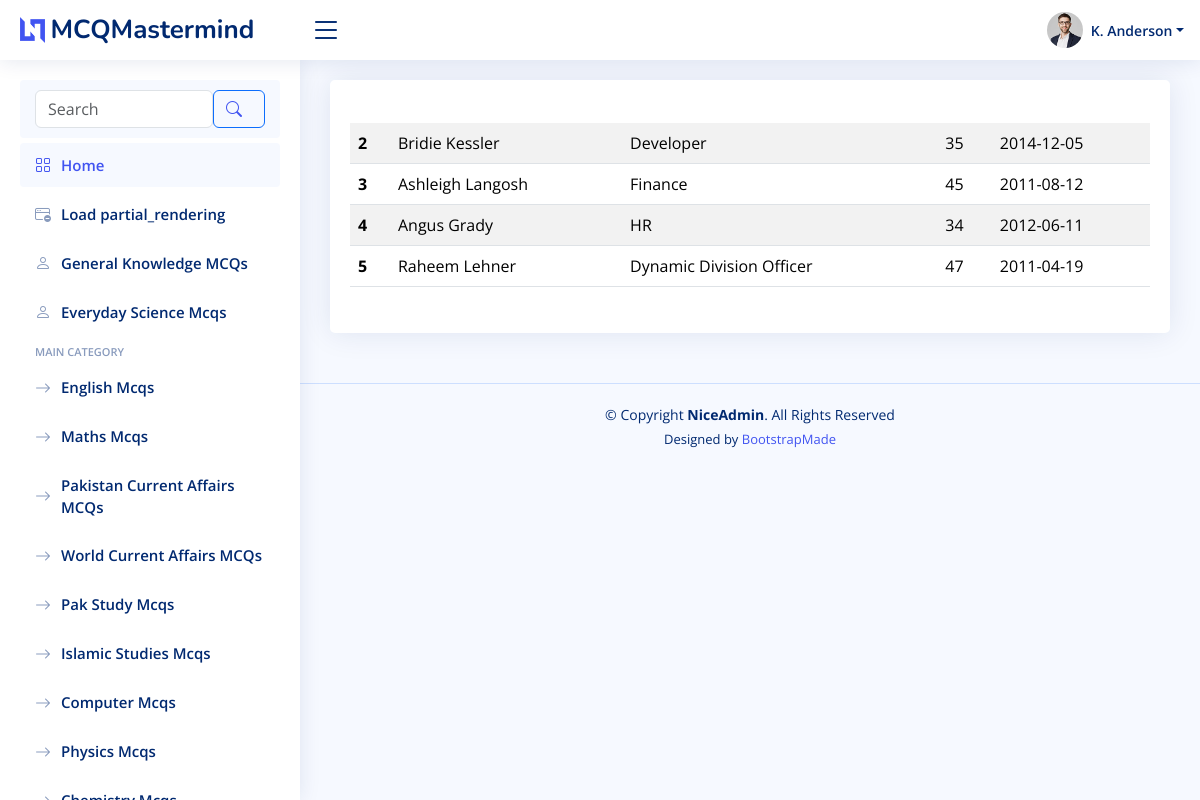
The page / on the database its author committed.
### home/models.py (models this page shows, shortened)
class Category(models.Model):
    name = models.CharField(max_length=100)
    order = models.IntegerField(default=0)
    parent_wbs = models.ForeignKey('Category', on_delete=models.CASCADE, null=True, blank=True, related_name='children')
    created_on = models.DateTimeField(auto_now_add=True)
    created_by = models.IntegerField(blank=True, default=0)

### home/views.py (the view)
# urls.py: path('', views.index, name='dashboard'),
def index(request):
    categories = Category.objects.order_by( 'order')
    context = {
        'parent': '',
        'segment': 'dashboard',
        'categories': categories,
    }
    return render(request, 'index.html', context)

### home/templates/index.html (shortened to what this page needs)
{% extends 'layouts/base.html' %}
{% load static %}
{% block content %}
<section class="section dashboard">
    <div class="row">
        <div class="col-lg-12">
            <div class="row">
                <div class="col-xxl-12 col-md-12">
                    <div class="card info-card sales-card">
                        <div class="card-body">
                            <h5 class="card-title"></h5>
                            <table class="table table-striped">
                                <tbody>
                                <tr>
                                    <th scope="row">2</th>
                                    <td>Bridie Kessler</td>
                                    <td>Developer</td>
                                    <td>35</td>
                                    <td>2014-12-05</td>
                                </tr>
                                <tr>
                                    <th scope="row">3</th>
                                    <td>Ashleigh Langosh</td>
                                    <td>Finance</td>
                                    <td>45</td>
                                    <td>2011-08-12</td>
                                </tr>
                                <tr>
                                    <th scope="row">4</th>
                                    <td>Angus Grady</td>
                                    <td>HR</td>
                                    <td>34</td>
                                    <td>2012-06-11</td>
                                </tr>
                                <tr>
                                    <th scope="row">5</th>
                                    <td>Raheem Lehner</td>
                                    <td>Dynamic Division Officer</td>
                                    <td>47</td>
                                    <td>2011-04-19</td>
                                </tr>
                                </tbody>
                            </table>
                        </div>
                    </div>
                </div>
            </div>
        </div>
    </div>
</section>
{% endblock content %}

### home/templates/layouts/base.html (shortened to what this page needs)
{% load static %}
<!DOCTYPE html>
<html lang="en">
<head>
    <link href="{% static 'vendor/bootstrap/css/bootstrap.min.css' %}" rel="stylesheet">
    <link href="{% static 'vendor/bootstrap-icons/bootstrap-icons.css' %}" rel="stylesheet">
    <link href="{% static 'vendor/boxicons/css/boxicons.min.css' %}" rel="stylesheet">
    <link href="{% static 'vendor/quill/quill.snow.css' %}" rel="stylesheet">
    <link href="{% static 'vendor/quill/quill.bubble.css' %}" rel="stylesheet">
    <link href="{% static 'vendor/remixicon/remixicon.css' %}" rel="stylesheet">
    <link href="{% static 'vendor/simple-datatables/style.css' %}" rel="stylesheet">
    <link href="{% static 'css/style.css' %}" rel="stylesheet">
</head>
<body>
{% block header %}
{% include 'includes/header.html' %}
{% endblock header %}
{% block sidebar %}
{% include 'includes/sidebar.html' %}
{% endblock sidebar %}
<main id="main" class="main">
    {% block content %}
    {% endblock content %}
</main>
{% block footer %}
{% include 'includes/footer.html' %}
{% endblock footer %}
</body>
</html>

### home/templates/includes/header.html (shortened to what this page needs)
{% load static %}
<header id="header" class="header fixed-top d-flex align-items-center">
    <div class="d-flex align-items-center justify-content-between">
        <a href="index.html" class="logo d-flex align-items-center">
            <img src="{% static 'img/logo.png' %}" alt="">
            <span class="d-none d-lg-block">MCQMastermind</span>
        </a>
        <i class="bi bi-list toggle-sidebar-btn"></i>
    </div>
    <nav class="header-nav ms-auto">
        <ul class="d-flex align-items-center">
            <li class="nav-item dropdown pe-3">
                <a class="nav-link nav-profile d-flex align-items-center pe-0" href="#" data-bs-toggle="dropdown">
                    <img src="{% static 'img/profile-img.jpg' %}" alt="Profile" class="rounded-circle">
                    <span class="d-none d-md-block dropdown-toggle ps-2">K. Anderson</span>
                </a>
            </li>
        </ul>
    </nav>
</header>

### home/templates/includes/sidebar.html
<aside id="sidebar" class="sidebar">
    <ul class="sidebar-nav" id="sidebar-nav">
        {% include 'includes/menu-list.html' %}
    </ul>
</aside>

### home/templates/includes/menu-list.html
<li class="nav-item">
    <div class="search-bar nav-link ">
        <form class="search-form d-flex align-items-center" method="POST" action="#">
            <input class="form-control" type="text" name="query" placeholder="Search" title="Enter search keyword">
            <button class="btn btn-outline-primary" type="submit" title="Search"><i class="bi bi-search"></i></button>
        </form>
    </div>
</li>
<li class="nav-item">
    <a class="nav-link " href="{% url 'home:dashboard' %}">
        <i class="bi bi-grid"></i>
        <span>Home</span>
    </a>
</li>
<li class="nav-item">
    <a class="nav-link collapsed" href="{% url 'home:partial_rendering' %}">
        <i class="bi bi-window-dash"></i>
        <span>Load partial_rendering</span>
    </a>
</li>
{% for category in categories %}
{% if not category.parent_wbs %}
{% if category.children.exists %}
<li class="nav-heading">{{ category.name }}</li>
{% for child in category.children.all %}
<li class="nav-item">
    <a class="nav-link collapsed" href="{% url 'home:partial_rendering_with_category' category_id=child.id %}">
        <i class="bi bi-arrow-right"></i>
        <span>{{  child.name }}</span>
    </a>
</li>
{% endfor %}
{% else %}
<li class="nav-item">
    <a class="nav-link collapsed" href="{% url 'home:partial_rendering_with_category' category_id=category.id %}">
        <i class="bi bi-person"></i>
        <span>{{ category.name }}</span>
    </a>
</li>
{% endif %}
{% endif %}
{% endfor %}

### home/templates/includes/footer.html (shortened to what this page needs)
<footer id="footer" class="footer">
    <div class="copyright">
        &copy; Copyright <strong><span>NiceAdmin</span></strong>. All Rights Reserved
    </div>
    <div class="credits">
        Designed by <a href="https://bootstrapmade.com/">BootstrapMade</a>
    </div>
</footer>

### home/templates/includes/scripts.html (shortened to what this page needs)
{% load static %}

### static/css/style.css (style rules this page uses)
:root { scroll-behavior: smooth; }
body { font-family: "Open Sans", sans-serif; background: #f6f9ff; color: #444444; }
a { color: #4154f1; text-decoration: none; }
h1, h2, h3, h4, h5, h6 { font-family: "Nunito", sans-serif; }
#main { margin-top: 60px; padding: 20px 30px; transition: all 0.3s; }
.card { margin-bottom: 30px; border: none; border-radius: 5px; box-shadow: 0px 0 30px rgba(1, 41, 112, 0.1); }
.card-title { padding: 20px 0 15px 0; font-size: 18px; font-weight: 500; color: #012970; font-family: "Poppins", sans-serif; }
.card-body { padding: 0 20px 20px 20px; }
.logo { line-height: 1; }
@media (min-width: 1200px) { .logo { width: 280px; } }
.logo img { max-height: 26px; margin-right: 6px; }
.logo span { font-size: 26px; font-weight: 700; color: #012970; font-family: "Nunito", sans-serif; }
.header { transition: all 0.5s; z-index: 997; height: 60px; box-shadow: 0px 2px 20px rgba(1, 41, 112, 0.1); background-color: #fff; padding-left: 20px; }
.header .toggle-sidebar-btn { font-size: 32px; padding-left: 10px; cursor: pointer; color: #012970; }
.header-nav ul { list-style: none; }
.header-nav>ul { margin: 0; padding: 0; }
.header-nav .nav-profile { color: #012970; }
.header-nav .nav-profile img { max-height: 36px; }
.header-nav .nav-profile span { font-size: 14px; font-weight: 600; }
.sidebar { position: fixed; top: 60px; left: 0; bottom: 0; width: 300px; z-index: 996; transition: all 0.3s; padding: 20px; overflow-y: auto; scrollbar-width: thin; scrollbar-color: #aab7cf transparent; box-shadow: 0px 0px 20px rgba(1, 41, 112, 0.1); background-color: #fff; }
@media (min-width: 1200px) { #main, #footer { margin-left: 300px; } }
.sidebar-nav { padding: 0; margin: 0; list-style: none; }
.sidebar-nav li { padding: 0; margin: 0; list-style: none; }
.sidebar-nav .nav-item { margin-bottom: 5px; }
.sidebar-nav .nav-heading { font-size: 11px; text-transform: uppercase; color: #899bbd; font-weight: 600; margin: 10px 0 5px 15px; }
.sidebar-nav .nav-link { display: flex; align-items: center; font-size: 15px; font-weight: 600; color: #4154f1; transition: 0.3; background: #f6f9ff; padding: 10px 15px; border-radius: 4px; }
.sidebar-nav .nav-link i { font-size: 16px; margin-right: 10px; color: #4154f1; }
.sidebar-nav .nav-link.collapsed { color: #012970; background: #fff; }
.sidebar-nav .nav-link.collapsed i { color: #899bbd; }
.dashboard .info-card { padding-bottom: 10px; }
.footer { padding: 20px 0; font-size: 14px; transition: all 0.3s; border-top: 1px solid #cddfff; }
.footer .copyright { text-align: center; color: #012970; }
.footer .credits { padding-top: 5px; text-align: center; font-size: 13px; color: #012970; }

### rows shown on the page
Category: name "General Knowledge MCQs"
Category: name "Everyday Science Mcqs"
Category: name "MAIN CATEGORY"
Category: name "English Mcqs"
Category: name "Maths Mcqs"
Category: name "Pakistan Current Affairs MCQs"
Category: name "World Current Affairs MCQs"
Category: name "Pak Study Mcqs"
Category: name "Islamic Studies Mcqs"
Category: name "Computer Mcqs"
Category: name "Physics Mcqs"
